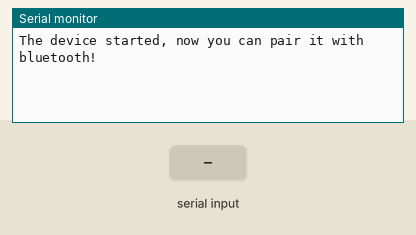
Recording of a program running on a simulated ESP32. Shown: the last lines printed to the serial monitor. Inputs (shaded band) come from the test bench. Nothing arrives over Bluetooth unless stated.

Above: at 1.2 s.
1.3 s: "1" received over the second serial link
At 2.4 s:
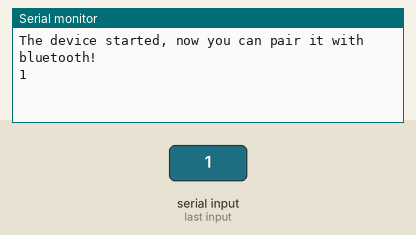
2.8 s: "0" received over the second serial link
At 3.4 s:
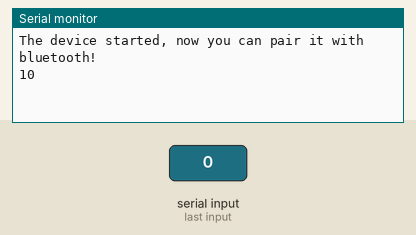

Measured:
- after the input at 1.3 s, the serial monitor: prints a new line at once (image 1)
- after the input at 2.8 s, the serial monitor: prints a new line at once (image 2)

The program:

main.cpp
```cpp
#include <Arduino.h>
#include "BluetoothSerial.h"

/**********************************************************************
  Filename    : SerialToSerialBT
  Description : Use ESP32 Bluetooth to communicate with Serial
  Auther      : www.freenove.com
**********************************************************************/

BluetoothSerial SerialBT;
String buffer;

void setup() {
  Serial.begin(115200);
  SerialBT.begin("ESP32test"); // Bluetooth device name
  Serial.println("\nThe device started, now you can pair it with bluetooth!");
}

void loop() {
  // If data is received from the hardware Serial (USB), send it to Bluetooth
  if (Serial.available()) {
    SerialBT.write(Serial.read());
  }

  // If data is received from Bluetooth, send it to the hardware Serial (USB)
  if (SerialBT.available()) {
    Serial.write(SerialBT.read());
  }

  delay(20);
}
```
